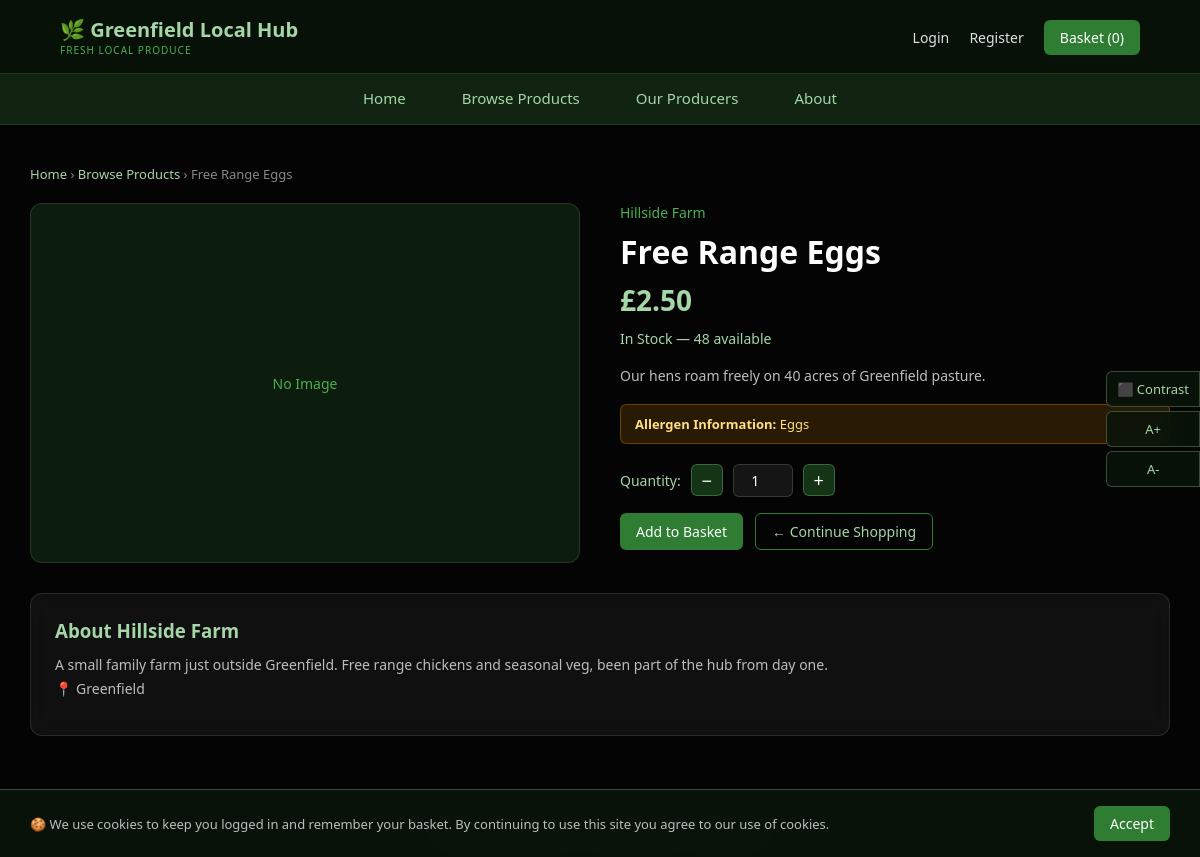
Page /product/1 on the committed database.
### main.py (models this page shows)
class Product(db.Model):
    id = db.Column(db.Integer, primary_key=True)
    name = db.Column(db.String(100), nullable=False)
    description = db.Column(db.Text)
    price = db.Column(db.Float, nullable=False)
    stock = db.Column(db.Integer, default=0)
    category = db.Column(db.String(50))
    allergens = db.Column(db.String(200))  # Required by FSA regulations
    status = db.Column(db.String(20), default='pending')
    producer_id = db.Column(db.Integer, db.ForeignKey('producer.id'), nullable=False)

class Producer(db.Model):
    id = db.Column(db.Integer, primary_key=True)
    name = db.Column(db.String(100), nullable=False)
    description = db.Column(db.Text)
    location = db.Column(db.String(150))
    user_id = db.Column(db.Integer, db.ForeignKey('user.id'))
    products = db.relationship('Product', backref='producer', lazy=True)

### main.py (the view)
@app.route('/product/<int:product_id>')
def product_detail(product_id):
    product = Product.query.get_or_404(product_id)
    return render_template('product.html', product=product)

### templates/product.html (shortened to what this page needs)
{% extends 'base.html' %}
{% block content %}
<div class="product-detail-container">
    <p class="breadcrumb">
        <a href="{{ url_for('index') }}">Home</a> ›
        <a href="{{ url_for('products') }}">Browse Products</a> ›
        {{ product.name }}
    </p>
    <div class="product-detail">
        <div class="product-detail-image">
            <span>No Image</span>
        </div>
        <div class="product-detail-info">
            <p class="product-producer-link">
                {{ product.producer.name }}
            </p>
            <h1>{{ product.name }}</h1>
            <p class="product-detail-price">£{{ "%.2f"|format(product.price) }}</p>
            {% if product.stock > 0 %}
                <p class="stock-status in-stock">In Stock — {{ product.stock }} available</p>
            {% else %}
                <p class="stock-status out-of-stock">Out of Stock</p>
            {% endif %}
            <p class="product-detail-description">{{ product.description }}</p>
            <div class="allergen-box">
                <strong>Allergen Information:</strong> {{ product.allergens }}
            </div>
            {% if product.stock > 0 %}
                <form method="POST" action="{{ url_for('add_to_basket', product_id=product.id) }}">
                    <div class="quantity-selector">
                        <label>Quantity:</label>
                        <button type="button" onclick="changeQty(-1)">−</button>
                        <input type="number" id="quantity" name="quantity" value="1" min="1" max="{{ product.stock }}">
                        <button type="button" onclick="changeQty(1)">+</button>
                    </div>
                    <div class="product-detail-actions">
                        <button type="submit" class="btn-primary">Add to Basket</button>
                        <a href="{{ url_for('products') }}" class="btn-secondary">← Continue Shopping</a>
                    </div>
                </form>
            {% else %}
                <button class="btn-secondary" disabled>Out of Stock</button>
                <a href="{{ url_for('products') }}" class="btn-secondary">← Continue Shopping</a>
            {% endif %}
        </div>
    </div>
    <div class="producer-about">
        <h3>About {{ product.producer.name }}</h3>
        <p>{{ product.producer.description }}</p>
        <p class="producer-location">📍 {{ product.producer.location }}</p>
    </div>
</div>
{% endblock %}

### static/style.css (style rules this page uses)
* { margin: 0; padding: 0; box-sizing: border-box; font-family: Aptos, 'Segoe UI', sans-serif; }
body { background-color: #0a0a0a; background-image: url('/static/bg.jpg'); background-size: cover; background-position: center; background-attachment: fixed; color: #e0e0e0; min-height: 100vh; display: flex; flex-direction: column; }
body::before { content: ''; position: fixed; top: 0; left: 0; width: 100%; height: 100%; background: rgba(0, 0, 0, 0.55); z-index: 0; }
a { text-decoration: none; color: inherit; }
.btn-primary { background-color: #2E7D32; color: #ffffff !important; padding: 8px 16px; border-radius: 6px; border: none; cursor: pointer; font-size: 14px; transition: background-color 0.2s; }
.btn-secondary { background-color: transparent; color: #A5D6A7 !important; padding: 8px 16px; border-radius: 6px; border: 1px solid #2E7D32; cursor: pointer; font-size: 14px; }
.producer-location { color: #888888; font-size: 13px; margin-bottom: 10px; }
.breadcrumb { font-size: 13px; color: #888888; margin-bottom: 20px; }
.breadcrumb a { color: #A5D6A7; }
.product-detail { display: grid; grid-template-columns: 1fr 1fr; gap: 40px; margin-bottom: 30px; }
.product-detail-image { background: rgba(46, 125, 50, 0.2); border: 1px solid rgba(165, 214, 167, 0.15); border-radius: 12px; height: 360px; display: flex; align-items: center; justify-content: center; color: #4CAF50; font-size: 14px; }
.product-detail-info h1 { font-size: 32px; color: #ffffff; margin-bottom: 8px; }
.product-producer-link { color: #4CAF50; font-size: 14px; margin-bottom: 8px; }
.product-detail-price { font-size: 28px; font-weight: bold; color: #A5D6A7; margin-bottom: 10px; }
.stock-status { font-size: 14px; margin-bottom: 16px; }
.in-stock { color: #A5D6A7; }
.product-detail-description { color: #bdbdbd; font-size: 14px; line-height: 1.7; margin-bottom: 16px; }
.allergen-box { background: rgba(255, 152, 0, 0.15); border: 1px solid rgba(255, 152, 0, 0.3); border-radius: 6px; padding: 10px 14px; font-size: 13px; color: #FFE082; margin-bottom: 20px; }
.quantity-selector { display: flex; align-items: center; gap: 10px; margin-bottom: 16px; }
.quantity-selector label { color: #A5D6A7; font-size: 14px; }
.quantity-selector button { background: rgba(46, 125, 50, 0.4); border: 1px solid rgba(165, 214, 167, 0.3); color: #ffffff; width: 32px; height: 32px; border-radius: 6px; cursor: pointer; font-size: 18px; }
.quantity-selector input { width: 60px; text-align: center; padding: 6px; border: 1px solid rgba(165, 214, 167, 0.2); border-radius: 6px; background: rgba(255, 255, 255, 0.07); color: #ffffff; font-size: 14px; }
.product-detail-actions { display: flex; gap: 12px; }
.producer-about { background: rgba(255, 255, 255, 0.05); backdrop-filter: blur(12px); border: 1px solid rgba(165, 214, 167, 0.15); border-radius: 12px; padding: 24px; margin-top: 10px; }
.producer-about h3 { color: #A5D6A7; margin-bottom: 10px; }
.producer-about p { color: #bdbdbd; font-size: 14px; line-height: 1.7; }

### rows in the picture
Product: name "Free Range Eggs", price "2.50", stock "48", description "Our hens roam freely on 40 acres of Greenfield pasture.", allergens "Eggs"
Producer: producer.name "Hillside Farm", producer.description "A small family farm just outside Greenfield. Free range chickens and seasonal veg, been part of the hub from day one.", producer.location "Greenfield"

### other values in the picture
{{ session.get('basket', [])|length }} "0"
